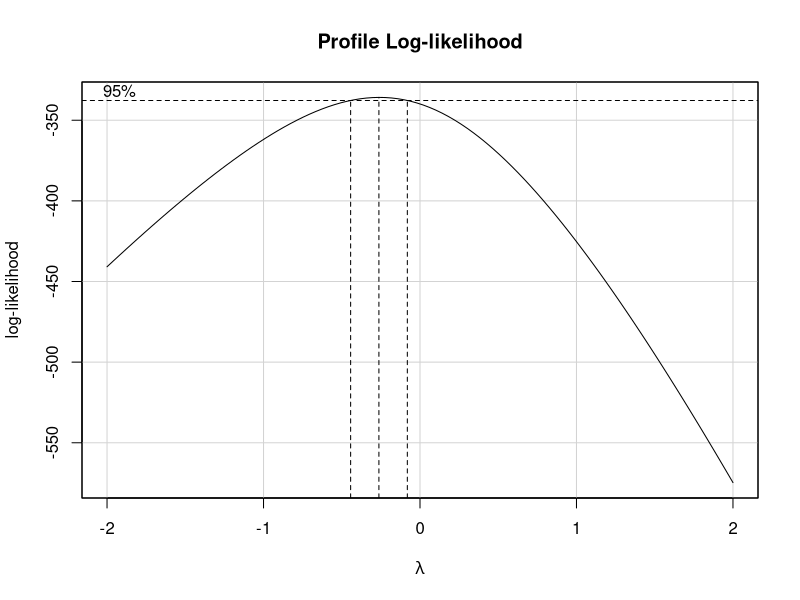
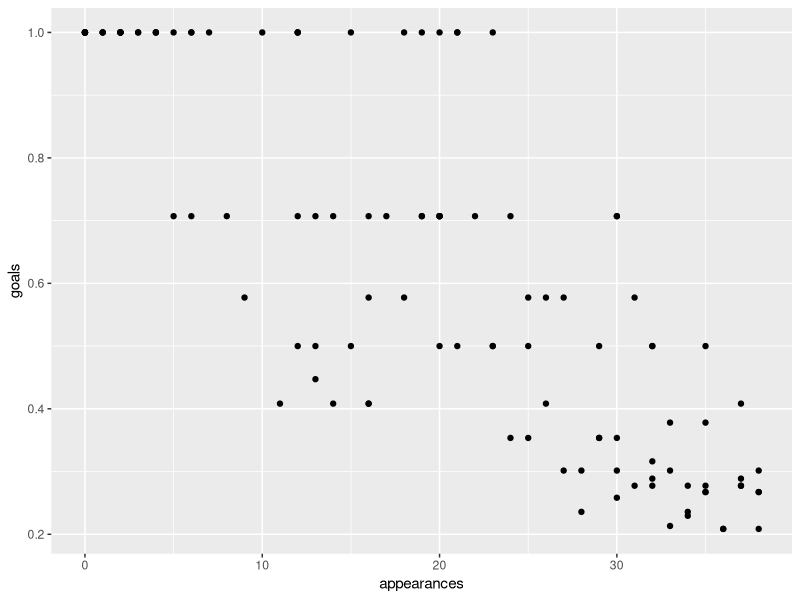
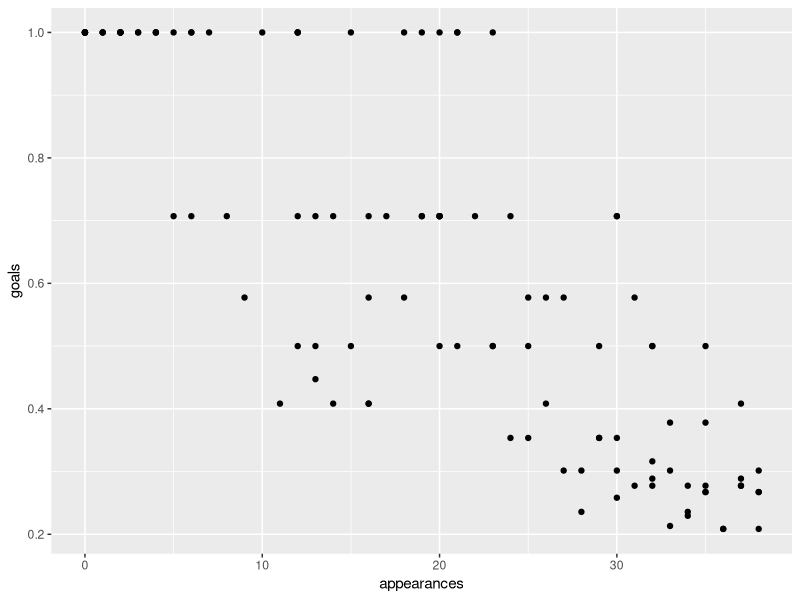
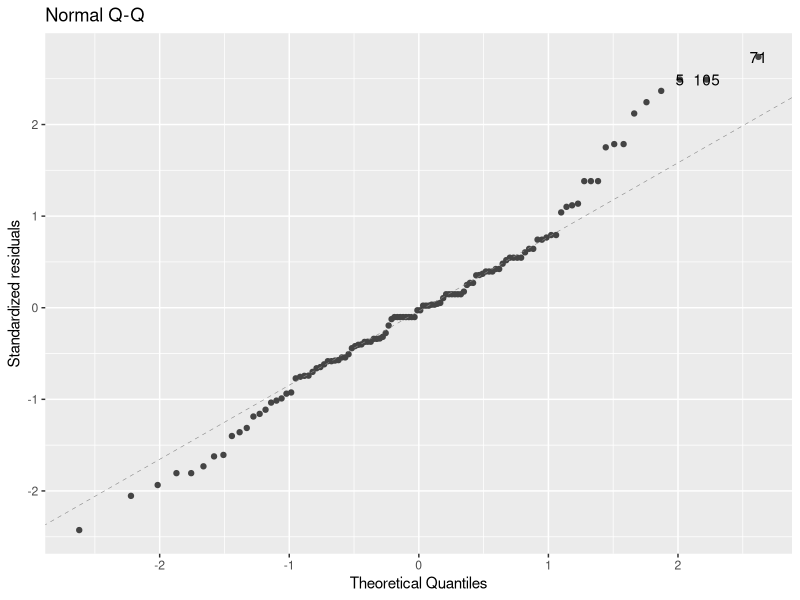
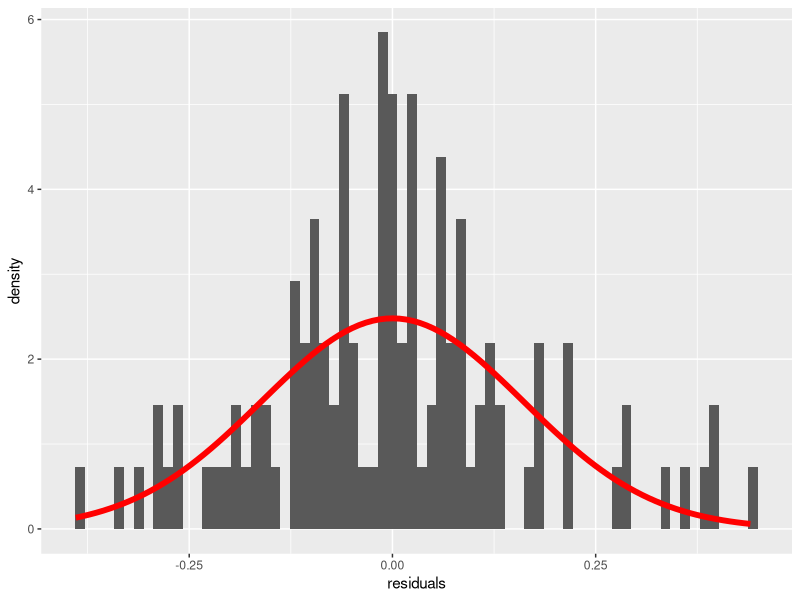
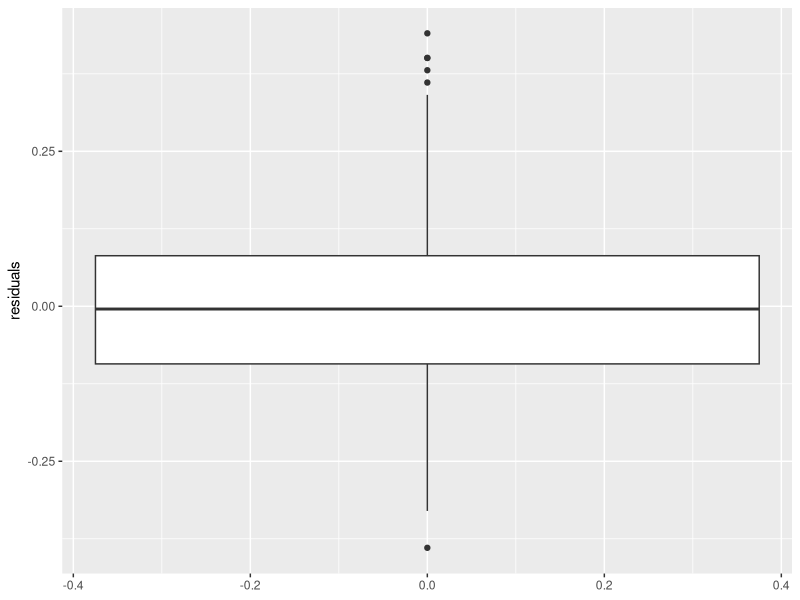
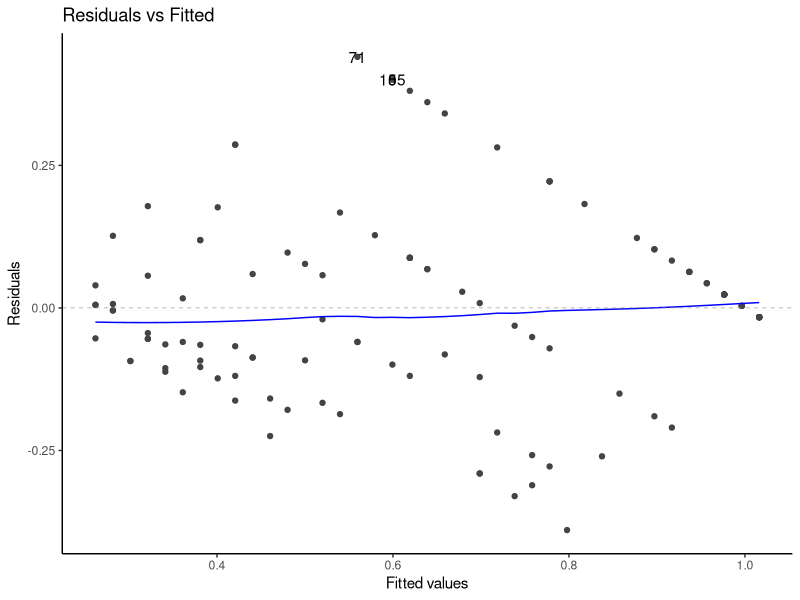
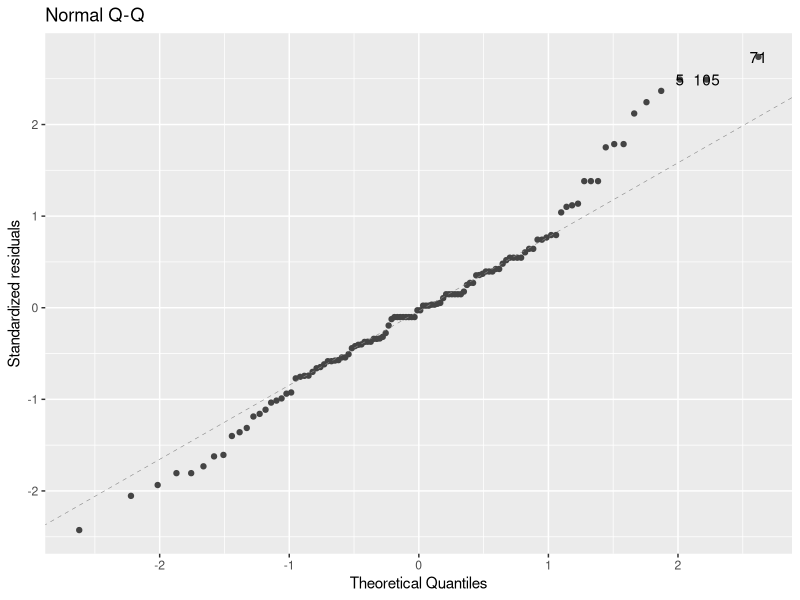

R code for these plots, in order:
## ---- chunk 1
library(tidyverse)
library(ggfortify)
library(car)
## ---- chunk 2
premier <- read_csv("premier1819.csv") %>%
  filter(position %in% c("Forward")) %>%
  select(appearances = appearances_overall, goals = goals_overall)
summary(premier)
## ---- chunk 3
premier_plot <- ggplot(data = premier, mapping = aes(x = appearances, y = goals)) +
  geom_point()
cor(premier)
## ---- chunk 4
premier <- premier %>%
  mutate(goals = goals + 1)
bc <- boxCox(premier$goals ~ premier$appearances)  # plot curve
bc$x[which.max(bc$y)]  # pull out the "best" lambda value

premier_trans <- premier %>%
  mutate(goals = 1/sqrt(goals))
(premier_trans_plot <- ggplot(data = premier_trans, mapping = aes(x = appearances, y = goals)) +
  geom_point())
cor(premier)

premier_lm <- lm(goals ~ appearances, data = premier_trans)
premier$residuals <- premier_lm$residuals
## ---- chunk 5
# Scatterplot
premier_trans_plot

# Resids vs fitted
premier_residfit <- autoplot(premier_lm, which = 1, ncol = 1) + theme_classic()
## ---- chunk 6
# Q-Q Plot
(premier_QQ <- autoplot(premier_lm, which = 2, ncol = 1, nrow = 1))

# Histogram
premier_hist <- ggplot(data = premier, mapping = aes(x = residuals)) + 
  # when using this code for future data sets, make sure to change the binwidth: 
  geom_histogram(mapping = aes(y = ..density..), binwidth = 0.012) +
  # stat_function() overlays the red normal curve on the histogram
  stat_function(fun = dnorm, 
                color = "red", 
                size = 2,
                args = list(mean = mean(premier$residuals), 
                            sd = sd(premier$residuals)))

premier_hist

# Box-plot
ggplot(data = premier, mapping = aes(y = residuals)) + geom_boxplot()
## ---- chunk 7
# Residuals vs Fitted Values
premier_residfit

# Brown-Forsythe Test
grp <- as.factor(c(rep("lower", floor(dim(premier)[1] / 2)), 
                   rep("upper", ceiling(dim(premier)[1] / 2))))
leveneTest(arrange(premier, appearances)$residuals ~ grp, center = median)
## ---- chunk 8
#Q-Q
premier_QQ

# Cook's Distance
premier_trans <- premier_trans %>%
  mutate(cooksd = cooks.distance(premier_lm))
top4cd <- as.numeric(names(sort(premier_trans$cooksd, decreasing = TRUE)[1:4]))

ggplot() +
  geom_point(data = premier_trans,
             mapping = aes(x = as.numeric(rownames(premier_trans)), 
                           y = cooksd)) +
  geom_text(mapping = aes(x = top4cd,
                          y = premier_trans$cooksd[top4cd],
                          label = top4cd)) +
  theme_bw() +
  ylab("Cook's Distance") +
  xlab("Observation Number") +
  geom_hline(mapping = aes(yintercept = 4 / length(premier_trans$cooksd)),
             color = "red", linetype = "dashed") +
  theme(aspect.ratio = 1)

# DFBETAS
premier_trans <- premier_trans %>%
  mutate(dfbetas_appearances = dfbetas(premier_lm)[, "appearances"])
names(premier_trans$dfbetas_appearances) <- 1:nrow(premier_trans)
top3dfbeta <- as.numeric(names(
  sort(abs(premier_trans$dfbetas_appearances), decreasing = TRUE)[1:3]
))

# Plot the DFBETAS against the observation number
ggplot() + 
  geom_point(data = premier_trans,
             mapping = aes(x = as.numeric(rownames(premier_trans)), 
                           y = abs(dfbetas_appearances))) +
  geom_text(mapping = aes(x = top3dfbeta,
                          y = abs(premier_trans$dfbetas_appearances[top3dfbeta]),
                          label = top3dfbeta)) +
  theme_bw() +
  ylab("Absolute Value of DFBETAS for Runoff") +
  xlab("Observation Number") +
  geom_hline(mapping = aes(yintercept = 2 / sqrt(length(premier_trans$dfbetas_appearances))),
             color = "red", linetype = "dashed") +
  theme(aspect.ratio = 1)

#Resid vs Fitted
premier_residfit
